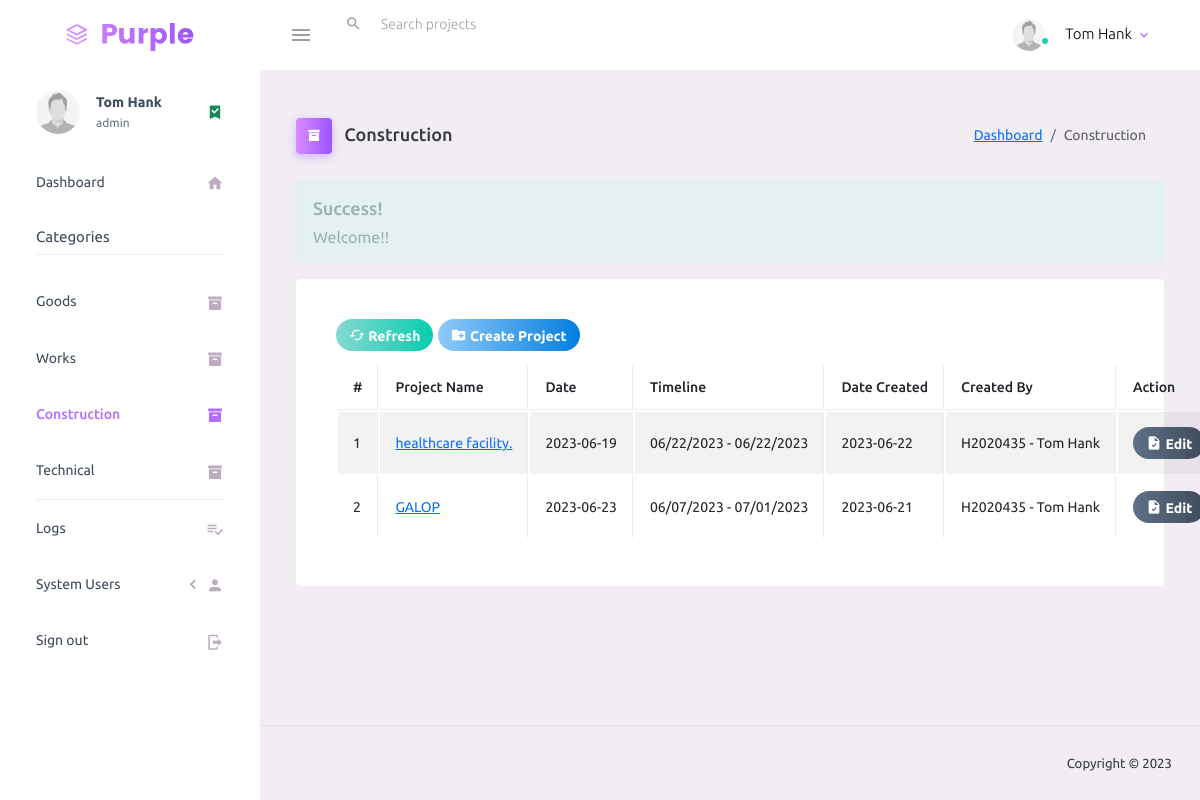
Page /normalServices.php (signed in) on the committed database.
### tables this page shows
CREATE TABLE `users_table` (
  `user_id` int(5) NOT NULL,
  `emp_id` text NOT NULL,
  `password` varchar(100) NOT NULL,
  `user_type` text NOT NULL,
  `status` tinyint(1) DEFAULT 0,
  `CreatedOn` date NOT NULL DEFAULT current_timestamp(),
  `CreatedBy` text NOT NULL,
  `deleted_on` date NOT NULL DEFAULT current_timestamp(),
  `deleted_by` text NOT NULL,
  `full_name` text NOT NULL,
  `photo` text NOT NULL
);

CREATE TABLE `projects` (
  `project_id` int(30) NOT NULL,
  `cat_id` int(30) NOT NULL,
  `project_name` text NOT NULL,
  `project_date` date NOT NULL,
  `project_timeline` text NOT NULL,
  `date_created` date NOT NULL DEFAULT current_timestamp(),
  `created_by` text NOT NULL,
  `delete_flag` int(2) NOT NULL DEFAULT 0 COMMENT '2 = deleted by admin; 1 = deleted by user; 0= not deleted'
);

### inc/session.php (called while the page is built, shortened)
<?php
	include 'conn.php';
	$sql = "SELECT * FROM users_table WHERE emp_id = '".$_SESSION['user']."'";
	$query = $conn->query($sql);
	$user = $query->fetch_assoc();
?>

### normalServices.php (the view, shortened to what this page needs)
<?php include 'inc/session.php'; ?>
<?php include 'inc/header.php'; ?>
<body>
    <div class="container-scroller">
        <?php include 'inc/menubar.php'; ?>
        <div class="container-fluid page-body-wrapper">
            <?php include 'inc/sidebar.php'; ?>
            <div class="main-panel">
                <div class="content-wrapper">
                    <div class="page-header">
                        <h3 class="page-title">
                            <span class="page-title-icon bg-gradient-primary text-white me-2">
                                <i class="mdi mdi-archive"></i>
                            </span> Construction
                        </h3>
                        <nav aria-label="breadcrumb">
                            <ol class="breadcrumb">
                                <li class="breadcrumb-item"><a href="dashboard.php">Dashboard</a></li>
                                <li class="breadcrumb-item active" aria-current="page">Construction</li>
                            </ol>
                        </nav>
                    </div>
                    <?php
                    if (isset($_SESSION['success'])) {
                        echo "
                            <div class='alert alert-success alert-dismissible'>
                            <h4><i class='icon fa fa-check'></i> Success!</h4>
                            " . $_SESSION['success'] . "
                            </div>
                        ";
                    }
                    ?>
                    <div class="row">
                        <div class="col-md-12 grid-margin stretch-card">
                            <div class="card">
                                <div class="card-body">
                                    <div class="card-title">
                                        <button title="Refresh" class="btn btn-gradient-success btn-rounded btn-sm" onClick="window.location.reload();"><i class="mdi mdi-cached"></i> Refresh</button>
                                        <button type="button" title="Create New" class="btn btn-gradient-info btn-rounded btn-sm addNew"><i class="mdi mdi-folder-plus"></i> Create Project</button>
                                    </div>
                                    <table id="example1" class="table table-bordered table-hover table-striped">
                                        <thead>
                                            <th>#</th>
                                            <th>Project Name</th>
                                            <th>Date</th>
                                            <th>Timeline</th>
                                            <th>Date Created</th>
                                            <th>Created By</th>
                                            <?php
                                            if ($user['user_type'] == 'admin') : ?>
                                                <th>Action</th>
                                            <?php
                                            endif; ?>
                                        </thead>
                                        <tbody>
                                            <?php
                                            $sql =  "SELECT * FROM projects WHERE cat_id = 3 AND delete_flag = 0 ORDER BY date_created DESC";
                                            $query = $conn->query($sql);
                                            $i = 1;
                                            while ($row = $query->fetch_assoc()) {
                                            ?>
                                                <tr>
                                                    <td><?= $i; ?></td>
                                                    <td><a title="View Project Details" href="project_phase.php?id=<?=base64_encode($row['project_id'])?>&page=<?=base64_encode('normalServices.php')?>&t=<?=base64_encode($row['project_name'])?>"><?= $row['project_name']; ?></a></td>
                                                    <td><?= $row['project_date']; ?></td>
                                                    <td><?= $row['project_timeline']; ?></td>
                                                    <td><?= $row['date_created']; ?></td>
                                                    <td><?= $row['created_by']; ?></td>
                                                    <?php
                                                    if ($user['user_type'] == 'admin') : ?>
                                                        <td>
                                                            <button title="Edit" class="btn btn-gradient-dark btn-sm btn-rounded btn-icon-text edit" data-id='<?= $row['project_id'] ?>'><i class="mdi mdi-file-check"></i> Edit</button>
                                                        </td>
                                                    <?php
                                                    endif; ?>
                                                </tr>
                                            <?php $i++;
                                            }
                                            ?>
                                        </tbody>
                                    </table>
                                </div>
                            </div>
                        </div>
                    </div>
                </div>
                <?php include 'inc/footer.php'; ?>
            </div>
        </div>
    </div>
</body>
</html>

### inc/menubar.php (shortened to what this page needs)
<nav class="navbar default-layout-navbar col-lg-12 col-12 p-0 fixed-top d-flex flex-row">
  <div class="text-center navbar-brand-wrapper d-flex align-items-center justify-content-center">
    <a class="navbar-brand brand-logo" href="dashboard.php"><img src="assets/images/logo.svg" alt="logo" /></a>
  </div>
  <div class="navbar-menu-wrapper d-flex align-items-stretch">
    <button class="navbar-toggler navbar-toggler align-self-center" type="button" data-toggle="minimize">
      <span class="mdi mdi-menu"></span>
    </button>
    <div class="search-field d-none d-md-block">
      <form class="d-flex align-items-center h-100" action="#">
        <div class="input-group">
          <div class="input-group-prepend bg-transparent">
            <i class="input-group-text border-0 mdi mdi-magnify"></i>
          </div>
          <input type="text" class="form-control bg-transparent border-0" placeholder="Search projects">
        </div>
      </form>
    </div>
    <ul class="navbar-nav navbar-nav-right">
      <li class="nav-item nav-profile dropdown">
        <a class="nav-link dropdown-toggle" id="profileDropdown" href="#" data-bs-toggle="dropdown" aria-expanded="false">
          <div class="nav-profile-img">
            <img src="<?php echo (!empty($user['photo'])) ? 'uploads/images/'.$user['photo'] : 'assets/images/profile.jpg'; ?>" alt="image">
            <span class="availability-status online"></span>
          </div>
          <div class="nav-profile-text">
            <p class="mb-1 text-black"><?php echo $user['full_name']; ?></p>
          </div>
        </a>
      </li>
    </ul>
  </div>
</nav>

### inc/sidebar.php (shortened to what this page needs)
<nav class="sidebar sidebar-offcanvas" id="sidebar">
  <ul class="nav sidebar-menu">
    <li class="nav-item nav-profile">
      <a href="#" class="nav-link">
        <div class="nav-profile-image">
          <img src="<?php echo (!empty($user['photo'])) ? 'uploads/images/'.$user['photo'] : 'assets/images/profile.jpg'; ?>" alt="profile">
        </div>
        <div class="nav-profile-text d-flex flex-column">
          <span class="font-weight-bold mb-2"><?php echo $user['full_name']; ?></span>
          <span class="text-secondary text-small"><?php echo $user['user_type']; ?></span>
        </div>
        <i class="mdi mdi-bookmark-check text-success nav-profile-badge"></i>
      </a>
    </li>
    <li class="nav-item">
      <a class="nav-link" href="dashboard.php">
        <span class="menu-title">Dashboard</span>
        <i class="mdi mdi-home menu-icon"></i>
      </a>
    </li>
    <li class="nav-item sidebar-actions" style="margin-top: 0;">
      <span class="nav-link">
        <div class="border-bottom">
          <h6 class="font-weight-normal mb-2">Categories</h6>
        </div>
      </span>
    </li>
    <li class="nav-item">
      <a class="nav-link" href="goods.php?id=<?= base64_encode(1)?>&page=<?= base64_encode('goods.php')?>">
        <span class="menu-title">Goods</span>
        <i class="mdi mdi-archive menu-icon"></i>
      </a>
    </li>
    <li class="nav-item">
      <a class="nav-link" href="works.php?id=<?= base64_encode(2)?>&page=<?= base64_encode('works.php')?>">
        <span class="menu-title">Works</span>
        <i class="mdi mdi-archive menu-icon"></i>
      </a>
    </li>
    <li class="nav-item">
      <a class="nav-link" href="normalServices.php?id=<?= base64_encode(3)?>&page=<?= base64_encode('normalServices.php')?>">
        <span class="menu-title">Construction</span>
        <i class="mdi mdi-archive menu-icon"></i>
      </a>
    </li>
    <li class="nav-item">
      <a class="nav-link border-bottom" href="technical.php?id=<?= base64_encode(4)?>&page=<?= base64_encode('technical.php')?>">
        <span class="menu-title">Technical</span>
        <i class="mdi mdi-archive menu-icon"></i>
      </a>
    </li>
    <li class="nav-item">
      <a class="nav-link" href="logs.php">
        <span class="menu-title">Logs</span>
        <i class="mdi mdi-playlist-check menu-icon"></i>
      </a>
    </li>
    <li class="nav-item">
      <a class="nav-link" data-bs-toggle="collapse" href="#ui-basic" aria-expanded="false" aria-controls="ui-basic">
        <span class="menu-title">System Users</span>
        <i class="menu-arrow"></i>
        <i class="mdi mdi-account menu-icon"></i>
      </a>
    </li>
    <li class="nav-item">
      <a class="nav-link" href="process/logout.php">
        <span class="menu-title">Sign out</span>
        <i class="mdi mdi-logout menu-icon"></i>
      </a>
    </li>
  </ul>
</nav>

### rows in the picture
users_table: full_name "Tom Hank", user_type "admin"
projects: project_name "healthcare facility.", project_date "2023-06-19", project_timeline "06/22/2023 - 06/22/2023", date_created "2023-06-22", created_by "H2020435 - Tom Hank"
projects: project_name "GALOP", project_date "2023-06-23", project_timeline "06/07/2023 - 07/01/2023", date_created "2023-06-21", created_by "H2020435 - Tom Hank"

### other values in the picture
$_SESSION['success'] "Welcome!!"
